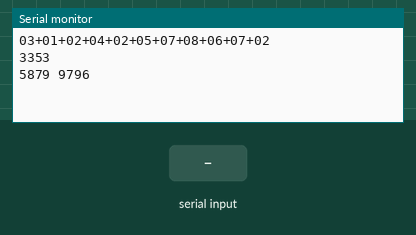
A sketch run on a simulated Arduino Uno, built with avr-gcc and run on an emulated ATmega328P. On the bench: the last lines printed to the serial monitor. Inputs (shaded band) come from the test bench.

Above: at 1.2 s.
1.3 s: "%" received over Serial
At 2.4 s:
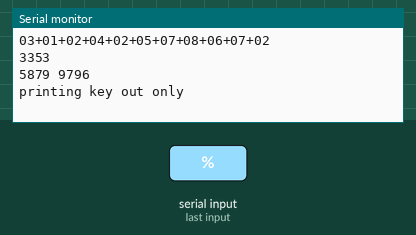
2.8 s: "90,45\n" received over Serial
At 3.4 s:
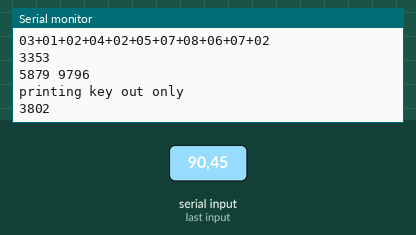
4.3 s: "%" received over Serial
At 4.6 s:
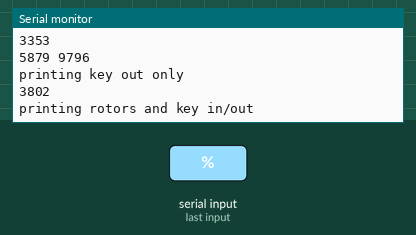

Measured:
- after the input at 1.3 s, the serial monitor: prints a new line at once (image 1)
- after the input at 2.8 s, the serial monitor: prints a new line at once (image 2)
- after the input at 4.3 s, the serial monitor: prints a new line at once (image 3)

The sketch:

EnigmaZ30.ino
```cpp
#define ringsettingkeyidx 3
#define rotorkeyidx 7
#define keyinoutidx 11

byte enigmakey[] = {
  //1, 2, 3, 1, 6, 7, 8, 4, 9, 8, 6, 0, 0
  //1, 2, 3, 1, 1, 1, 1, 8, 8, 8, 8, 0, 0
  //1, 2, 3, 1, 6, 7, 8, 4, 9, 8, 9, 0, 0
  1, 2, 3, 4, 5, 6, 7, 8, 8, 8, 8, 0, 0
};

const byte rotorindex[] PROGMEM = {
  30, 0, 10, 20
};

const byte rotors[] PROGMEM = {
  9, 6, 4, 1, 8, 2, 7, 0, 3, 5,
  2, 5, 8, 4, 1, 0, 9, 7, 6, 3,
  4, 3, 5, 8, 1, 6, 2, 0, 7, 9,
  2, 5, 0, 7, 9, 1, 8, 3, 6, 4,
  7, 3, 5, 8, 2, 9, 1, 6, 4, 0,
  5, 4, 0, 9, 3, 1, 8, 7, 2, 6,
  7, 4, 6, 1, 0, 2, 5, 8, 3, 9,
};

byte KeyPressed = 0;
byte KeyIn = 0;

byte SetType = 0;
byte SetRing = 0;
byte SetWheel = 0;
byte SetStep = 0;

byte printmode = 0;

byte stepmode = 2;


byte calculateRing(byte KeyIn,  byte RotorIdx)
{
  char t = 0;  // signed type

  t = KeyIn + enigmakey[rotorkeyidx + RotorIdx] + 1;

  if (t > 9) t = t - 10;

  t = t - enigmakey[ringsettingkeyidx + RotorIdx];

  if (t < 0) t = t + 10;

  return t;
}


void steprotor() {
  byte step[5];

  step[0] = 0;
  for (char i = 1; i < 4; i++) {
    step[i] = 0;
    // stepmode 1: when ring position 9 is at current wheel position, step
    // stepmode 2: when wheel shows 9 step
    if (((calculateRing(0, i) == 9) && (stepmode == 1)) || ((enigmakey[rotorkeyidx + i] == 9) && (stepmode == 2))) {
      step[i] = 1;
    }
  }
  step[4] = 1;

  for (char i = 0; i < 4; i++) {
    if (step[i] || step[i + 1]) {
      enigmakey[rotorkeyidx + i]++;
      if (enigmakey[rotorkeyidx + i] > 9) {
        enigmakey[rotorkeyidx + i] = 0;
      }
    }
  }

}


byte enigma(byte KeyIn)
{
  char t = KeyIn;
  char nextrotor = -1;
  char currrotor = 3;
  char currrotortype;
  char reverserotor = 0;

  enigmakey[keyinoutidx] = KeyIn;

  steprotor();

  for (char i = 0; i < 7; i++) {

    t = calculateRing(t, currrotor);

    currrotortype = 0;
    if (currrotor != 0) {
      currrotortype = enigmakey[currrotor - 1];
    }

    currrotortype =  pgm_read_byte_near(rotorindex + currrotortype);

    t = pgm_read_byte_near(rotors + currrotortype + reverserotor + t);

    currrotortype = calculateRing(0, currrotor);
    t = t - currrotortype;
    if (t < 0) {
      t += 10;
    }

    currrotor += nextrotor;

    if (i == 2) {
      nextrotor = 1;
    }

    if (i == 3) {
      reverserotor = 40;
    }
  }

  enigmakey[keyinoutidx + 1 ] = t;

  return t;
}


void printkey() {
  for (char i = 0; i < 11; i++) {
    Serial.print('0');
    Serial.print(enigmakey[i]);
    if (i < 10) {
      Serial.print('+');
    }
  }
  Serial.println("");
}


void printrotor() {
  for (char i = 0; i < 4; i++) {
    Serial.print(enigmakey[rotorkeyidx + i]);
  }
  Serial.println("");
}


void printenigma() {
  for (char i = 0; i < 4; i++) {
    Serial.print(enigmakey[rotorkeyidx + i]);
  }

  Serial.print(' ');
  Serial.print(enigmakey[keyinoutidx]);
  Serial.print(' ');
  Serial.println(enigmakey[keyinoutidx + 1]);
}


void settype(int type) {
  for (byte i = 0; i < 3; i++) {
    enigmakey[2 - i] = type % 10;
    type = type / 10;
  }
}


void setrings(int rings) {
  for (byte i = 0; i < 4; i++) {
    enigmakey[ringsettingkeyidx + 3 - i] = rings % 10;
    rings = rings / 10;
  }
}


void setwheel(int wheel) {
  for (byte i = 0; i < 4; i++) {
    enigmakey[rotorkeyidx + 3 - i] = wheel % 10;
    wheel = wheel / 10;
  }
}


byte groups = 0;
void print(byte o)
{
  Serial.print(o);
  if (groups++ == 3) {
    Serial.print(' ');
    groups = 0;
  }
}


int encode(const char str[]) {

  int i = 0;
  char v;
  byte o;

  do {
    v = str[i++];

    if (v == 0) {
      break;
    }
    else {
      if ((v >= '0') && (v <= '9')) {
        o = enigma(v - '0');
        print(o);
      }
      if (((v >= 'A') && (v <= 'Z')) || ((v >= 'a') && (v <= 'z'))) {
        v = ((v | 32) - 32 ) - 'A' + 1;

        o = enigma(v / 10);
        print(o);
        o = enigma(v - (v / 10) * 10);
        print(o);
      }
    }

  } while (true);

}


void setup() {
  // put your setup code here, to run once:

  Serial.begin(9600);

  settype(312);
  setrings(4257);
  setwheel(8672);

  printkey();

  char msgkey[] = "0000";
  encode(msgkey);

  setwheel(3359);

  Serial.println(' ');

  char msg[] = "TEST";
  encode(msg);

  Serial.println("");
}


void loop() {
  // put your main code here, to run repeatedly:

  if (Serial.available())
  {
    KeyPressed = Serial.read();

    if (KeyPressed == '!') {
      SetType = 3;
      SetRing = 0;
      SetWheel = 0;
      SetStep = 0;
      groups = 0;

      Serial.println("");
    }

    if (KeyPressed == '@') {
      SetType = 0;
      SetRing = 4;
      SetWheel = 0;
      SetStep = 0;
      groups = 0;

      Serial.println("");
    }

    if (KeyPressed == '#') {
      SetType = 0;
      SetRing = 0;
      SetWheel = 4;
      SetStep = 0;
      groups = 0;

      Serial.println("");
    }

    if (KeyPressed == '$') {
      groups = 0;
      Serial.println("");
      printkey();
    }

    if (KeyPressed == '%') {
      groups = 0;
      Serial.println("");

      if (printmode) {
        Serial.println("printing rotors and key in/out");
        printmode = 0;
      }
      else {
        Serial.println("printing key out only");
        printmode = 1;
      }
    }

    if (KeyPressed == '^') {
      SetType = 0;
      SetRing = 0;
      SetWheel = 0;
      SetStep = 1;
      groups = 0;

      Serial.println("");
    }

    if ((KeyPressed >= '0') && (KeyPressed <= '9')) {
      KeyIn = (KeyPressed - '0');

      if (SetType + SetRing + SetWheel + SetStep == 0) {
        byte o = enigma(KeyIn);

        if (printmode) {
          print(o);
        }
        else {
          printenigma();
        }
      }

      if (SetType)
      {
        enigmakey[3 - SetType] = KeyIn;
        SetType--;
        if (SetType == 0) {
          printkey();
        }
      }

      if (SetRing)
      {
        enigmakey[ringsettingkeyidx + 4 - SetRing] = KeyIn;
        SetRing--;
        if (SetRing == 0) {
          printkey();
        }
      }

      if (SetWheel)
      {
        enigmakey[rotorkeyidx + 4 - SetWheel] = KeyIn;
        SetWheel--;
        if (SetWheel == 0) {
          printkey();
        }
      }

      if (SetStep)
      {
        SetStep--;
        if ((KeyIn == 1) || (KeyIn == 2)) {
          stepmode = KeyIn;
        }

        if (stepmode == 1) {
          Serial.println("1: stepping on ring position 9");
        }

        if (stepmode == 2) {
          Serial.println("2: stepping on wheel position 9");
        }
      }
    }
  }
}
```
